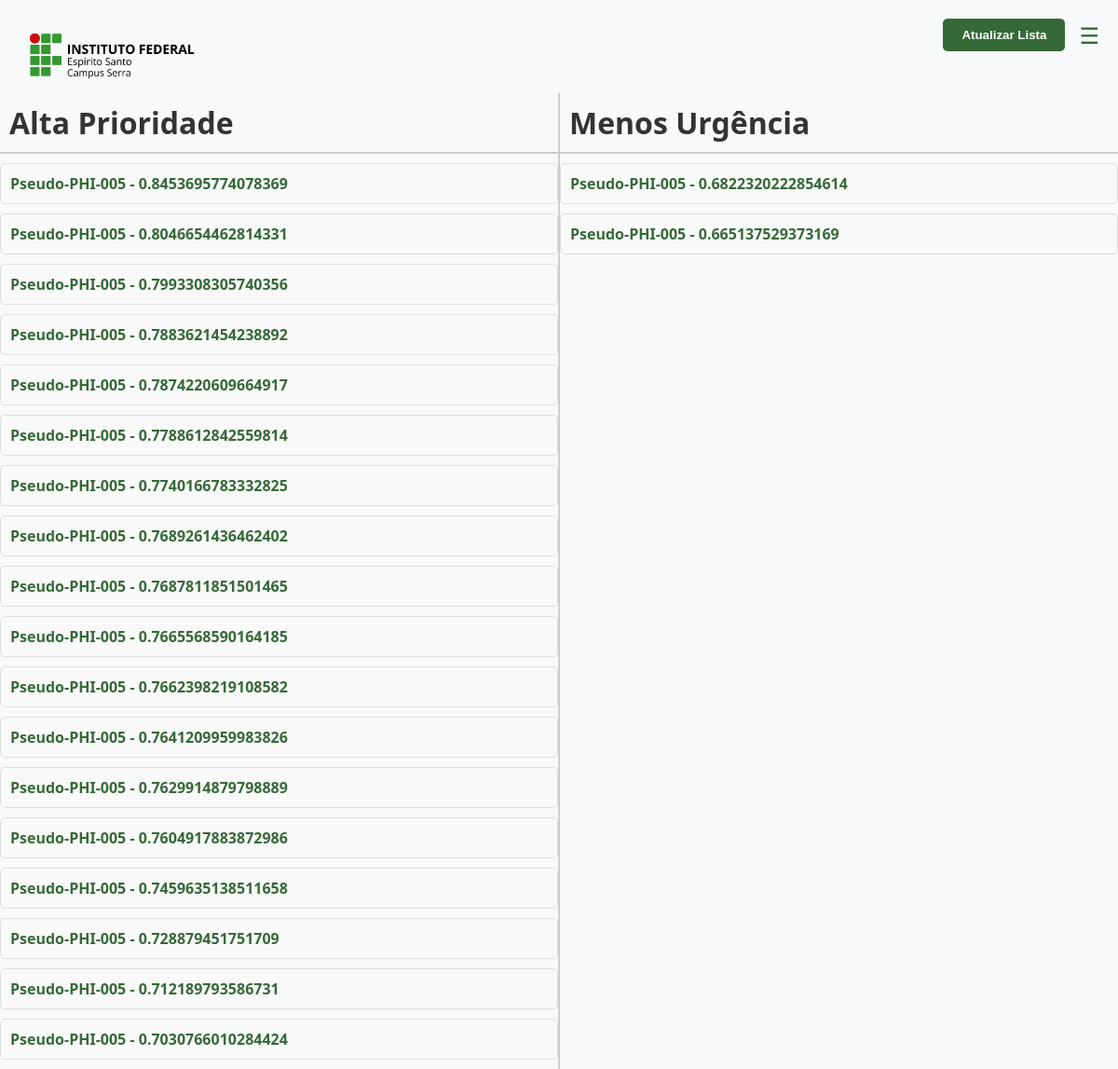
Page /dashboard on the earlier database version.
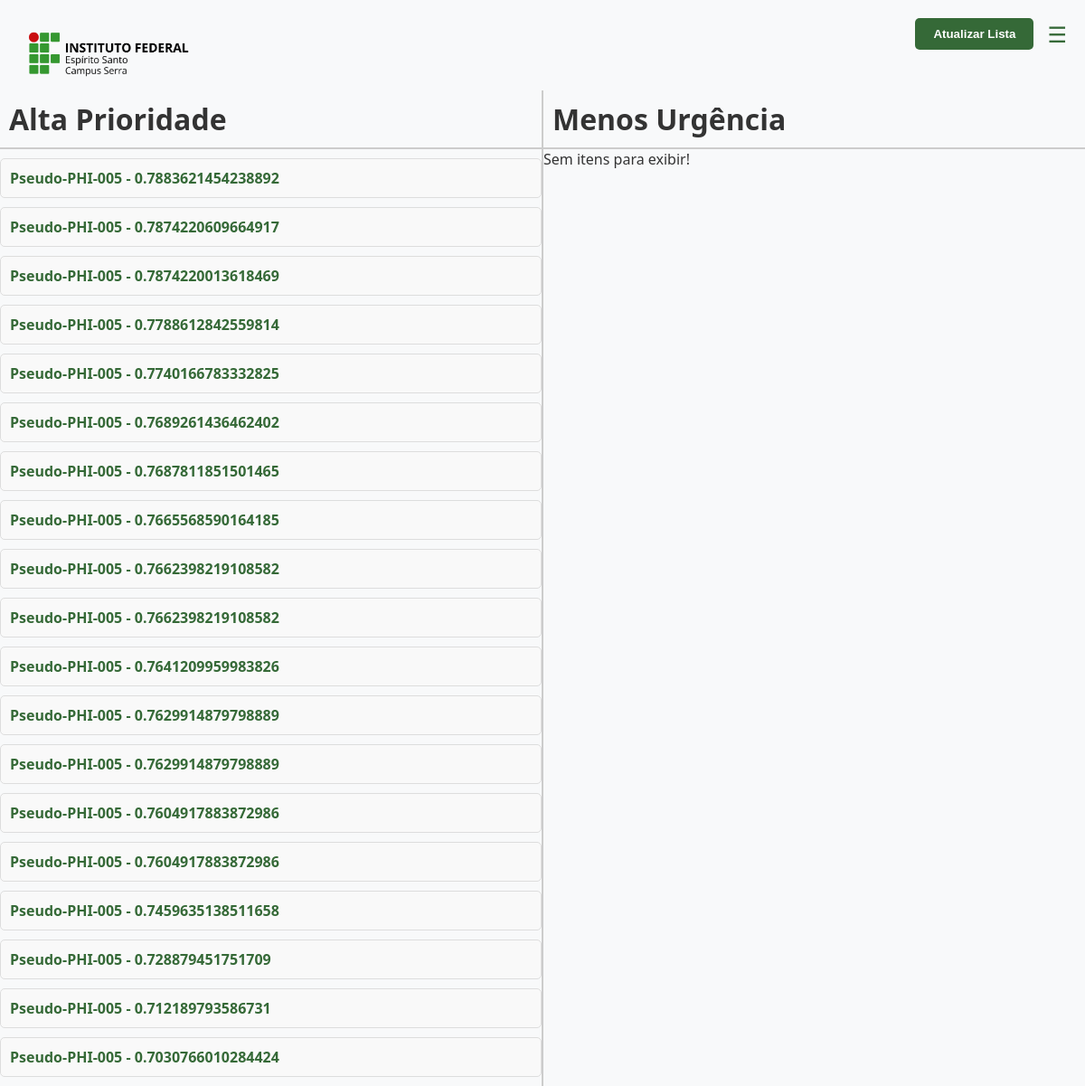
Same page on the later database version.
### tables this page shows
CREATE TABLE pacientes (
        id INTEGER PRIMARY KEY AUTOINCREMENT, 
        patient_name TEXT NOT NULL, 
        idade INTEGER, 
        sexo TEXT NOT NULL,
        diagnostico REAL,
        caminho_imagem TEXT
    , filename_dcm TEXT);

### app.py (the view)
@app.route('/dashboard')
def dashboard():
    conn = get_db_connection_pacientes()
    pacientes = conn.execute("SELECT * FROM pacientes ORDER BY diagnostico DESC").fetchall()
    alta_prioridade = []
    outros_pacientes = []
    for paciente in pacientes:
        try:
            valor = float(paciente['diagnostico'])
            if valor >= 0.7:
                alta_prioridade.append(paciente)
            else:
                outros_pacientes.append(paciente)
        except ValueError:
            outros_pacientes.append(paciente)
    conn.close()
    return render_template('dashboard.html', alta_prioridade=alta_prioridade, outros_pacientes=outros_pacientes)

### app.py (called while the page is built)
def get_db_connection_pacientes():
    conn = sqlite3.connect('pacientes.db')  # Troquei users.db para pacientes.db
    conn.row_factory = sqlite3.Row
    return conn

### templates/dashboard.html (shortened to what this page needs)
<!DOCTYPE html>
<html lang="en">
<head>
    <link rel="stylesheet" type="text/css" href="{{ url_for('static', filename='dashboard.css') }}">
</head>
<body>
    <div class="botao-atualizar">
        <form action="{{ url_for('processar_imagens') }}" method="post">
            <button type="submit">Atualizar Lista</button>
        </form>
        <div class="menu-icone" aria-label="Menu de Opções">
            <span class="icone">&#9776;</span>
        </div>
    </div>
    <div class="logo-container">
        <img src="{{ url_for('static', filename='img/serra-horizontal-cor.png') }}" alt="Logo">
    </div>
    <div class="container">
        <div class="esquerda-painel">
            <h1>Alta Prioridade</h1>
            <ul>
                {% if alta_prioridade %}
                {% for paciente in alta_prioridade %}
                    <li>
                        <a href="{{ url_for('detalhe', id=paciente['id']) }}">
                            {{ paciente['patient_name'] }} - {{ paciente['diagnostico'] }}
                        </a>
                    </li>
                {% endfor %}
                {% else %}
                    <p>Sem itens para exibir!</p>
                {% endif %}
            </ul>
        </div>
        <div class="direita-painel">
            <h1>Menos Urgência</h1>
            <ul>
                {% if outros_pacientes %}
                {% for paciente in outros_pacientes %}
                    <li>
                        <a href="{{ url_for('detalhe', id=paciente['id']) }}">
                            {{ paciente['patient_name'] }} - {{ paciente['diagnostico'] }}
                        </a>
                    </li>
                {% endfor %}
                {% else %}
                    <p>Sem itens para exibir!</p>
                {% endif %}
            </ul>
        </div>
    </div>
</body>
</html>

### static/dashboard.css (style rules this page uses)
* { margin: 0; padding: 0; box-sizing: border-box; }
body { font-family: 'Segoe UI', Tahoma, Geneva, Verdana, sans-serif; background-color: #f8f9fa; color: #333; display: flex; flex-direction: column; align-items: center; overflow-y: auto; height: 100vh; }
.botao-atualizar { position: absolute; top: 20px; right: 20px; z-index: 1000; display: flex; align-items: center; gap: 15px; }
.botao-atualizar button { padding: 10px 20px; background-color: #356937; color: white; border: none; border-radius: 5px; cursor: pointer; font-weight: bold; transition: transform 0.3s ease, background-color 0.3s ease; }
.menu-icone { position: relative; display: inline-block; cursor: pointer; }
.icone { font-size: 24px; color: #356937; transition: color 0.3s ease; }
.logo-container { position: absolute; top: 20px; left: 20px; z-index: 1; }
.logo-container img { max-width: 200px; max-height: 200px; width: auto; height: auto; opacity: 0; animation: fadeInUp 1s ease forwards; transition: transform 0.3s ease; }
.container { display: flex; width: 100%; height: calc(100vh - 100px); margin-top: 100px; }
.esquerda-painel, .direita-painel { flex: 1; overflow-y: auto; padding: 0px; background-color: #f8f9fa; }
.esquerda-painel { border-right: 2px solid #ccc; }
.esquerda-painel h1, .direita-painel h1 { position: sticky; top: 0; background-color: #f8f9fa; padding: 10px; margin: 0; z-index: 10; border-bottom: 2px solid #ccc; }
ul { list-style-type: none; }
li { background-color: #f9f9f9; margin: 10px 0; padding: 10px; border: 1px solid #ddd; border-radius: 5px; transition: transform 0.3s ease, box-shadow 0.3s ease; }
a { text-decoration: none; color: #356937; font-weight: bold; position: relative; transition: color 0.3s ease; }
a::after { content: ''; position: absolute; bottom: -2px; left: 0; width: 0; height: 2px; background-color: #356937; transition: width 0.3s ease; }

Differences in the rows shown:
removed pacientes: patient_name "Pseudo-PHI-005", diagnostico "0.8453695774078369", shown under "Alta Prioridade"
removed pacientes: patient_name "Pseudo-PHI-005", diagnostico "0.8046654462814331", shown under "Alta Prioridade"
removed pacientes: patient_name "Pseudo-PHI-005", diagnostico "0.7993308305740356", shown under "Alta Prioridade"
removed pacientes: patient_name "Pseudo-PHI-005", diagnostico "0.6822320222854614", shown under "Menos Urgência"
removed pacientes: patient_name "Pseudo-PHI-005", diagnostico "0.665137529373169", shown under "Menos Urgência"
added pacientes: patient_name "Pseudo-PHI-005", diagnostico "0.7874220013618469", shown under "Alta Prioridade"
added pacientes: patient_name "Pseudo-PHI-005", diagnostico "0.7662398219108582", shown under "Alta Prioridade"
added pacientes: patient_name "Pseudo-PHI-005", diagnostico "0.7629914879798889", shown under "Alta Prioridade"
added pacientes: patient_name "Pseudo-PHI-005", diagnostico "0.7604917883872986", shown under "Alta Prioridade"
Other differences:
text now shown: "Sem itens para exibir!"
